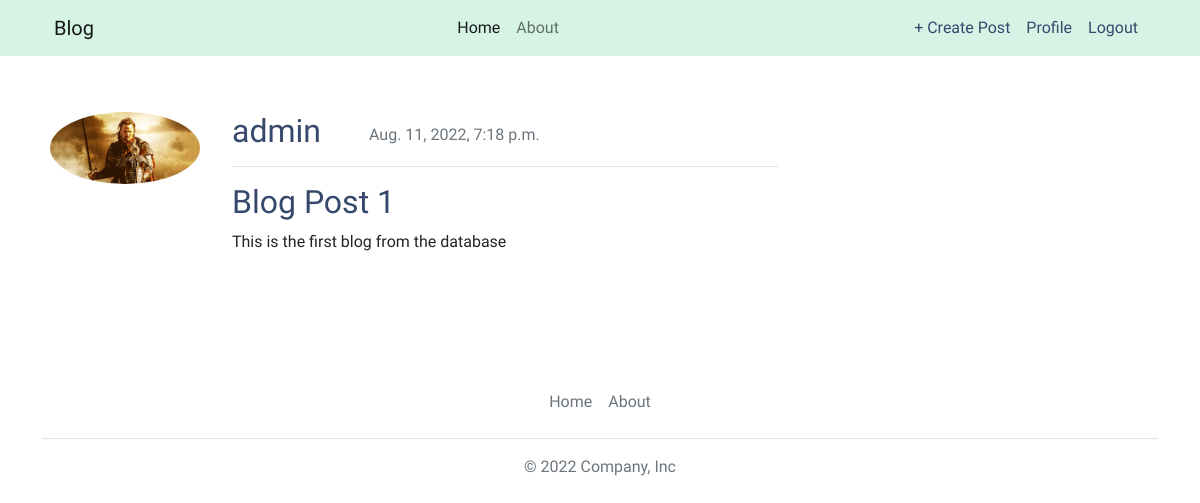
The app's page /post/1/ (signed in), older data.
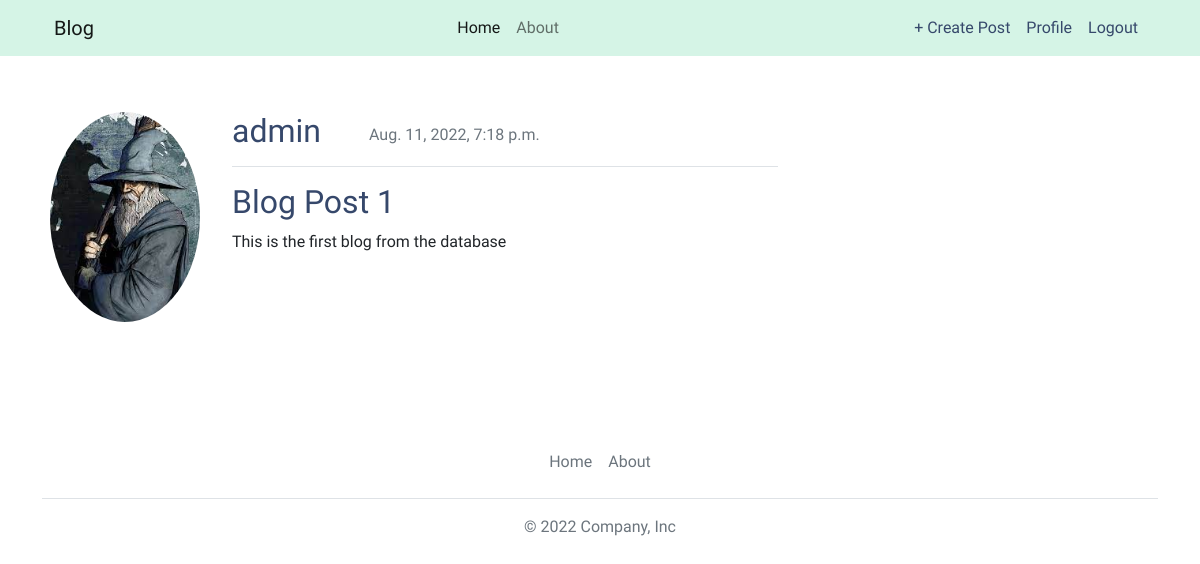
The same page, newer data.
### blog/models.py (models this page shows, shortened)
class Post(models.Model):
    title = models.CharField(max_length=250)
    content = models.TextField(null=True, blank=True)
    date_posted = models.DateTimeField(default=timezone.now)
    author = models.ForeignKey(User, on_delete=models.CASCADE)

### account/models.py (models this page shows, shortened)
class Profile(models.Model):
    user = models.OneToOneField(User, on_delete=models.CASCADE)
    image = models.ImageField(default="default.jpg", upload_to="profile_pics")

### blog/views.py (the view)
# urls.py: path("post/<int:pk>/", PostDetailView.as_view(), name="blog-detail"),
class PostDetailView(LoginRequiredMixin, DetailView):
    model = Post

### blog/templates/blog/post_detail.html (shortened to what this page needs)
{% extends "blog/base.html" %}
{% block content %}
<div class="container mt-5">
    <div class="row">
            <div class="col-8">
              <div class="row">
                <div class="col-3 mb-5">
                  <img src="{{ object.author.profile.image.url }}" alt="" class="img-fluid rounded-circle p-2 rounded mx-auto d-block">
                </div>
                <div class="col-9 mb-5">
                  <div class="up d-flex align-items-center">
                      <h6 class="text-center fs-2 py-2">{{ object.author }}</h6>
                      <span class="text-muted ms-5">{{ object.date_posted }}</span>
                  </div>
                  <p class="border-bottom"></p>
                  <div class="bottom">
                      <a href="#" class="text-decoration-none"><h2>{{ object.title }}</h2></a>
                      <p>{{ object.content }}</p>
                  </div>
                </div>
              </div>
            </div>
         </div>
    </div>
{% endblock content %}

Row changes from the older to the newer data that the page shows:
changed through a linked row, Post "Blog Post 1": author.profile.image: a different picture
